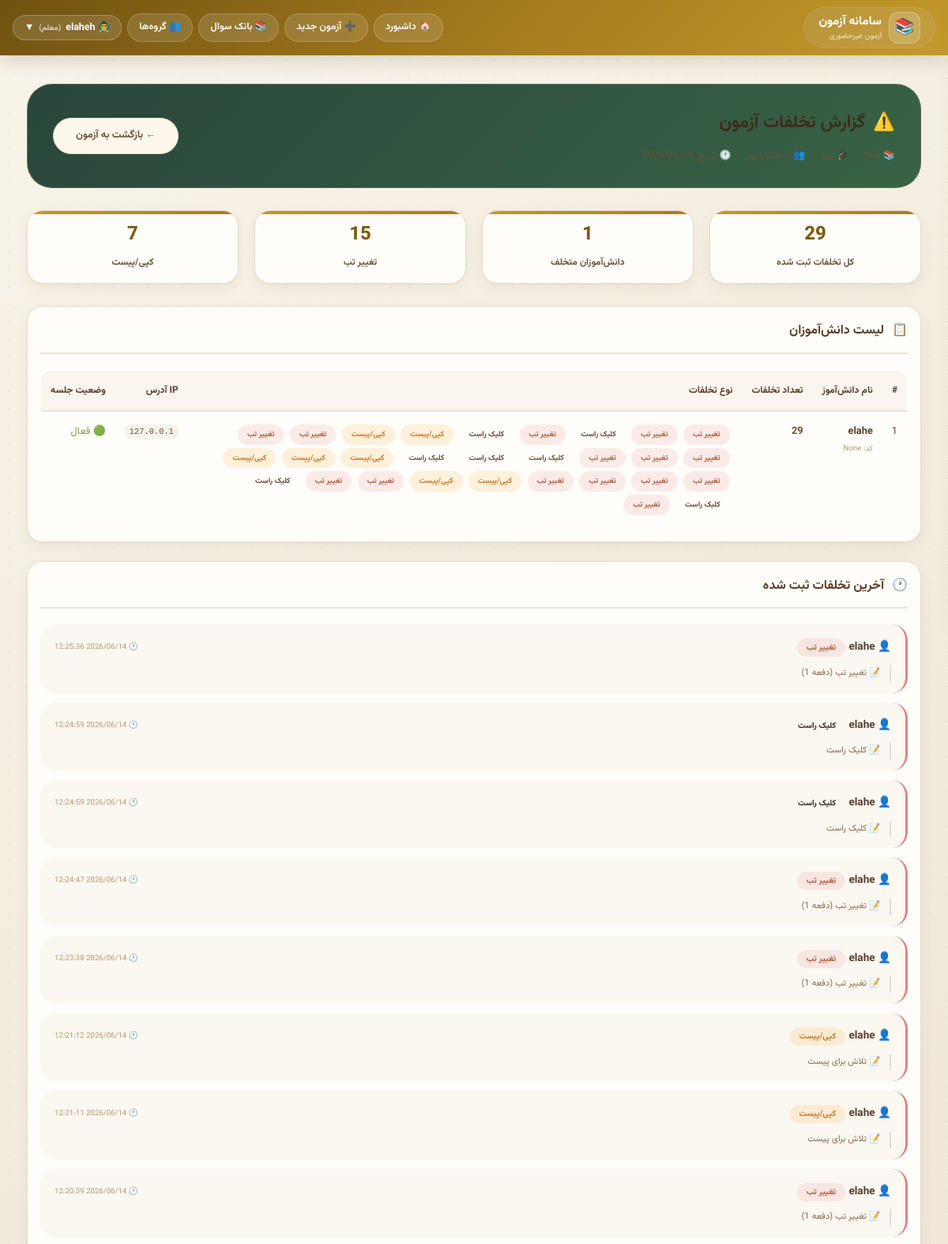
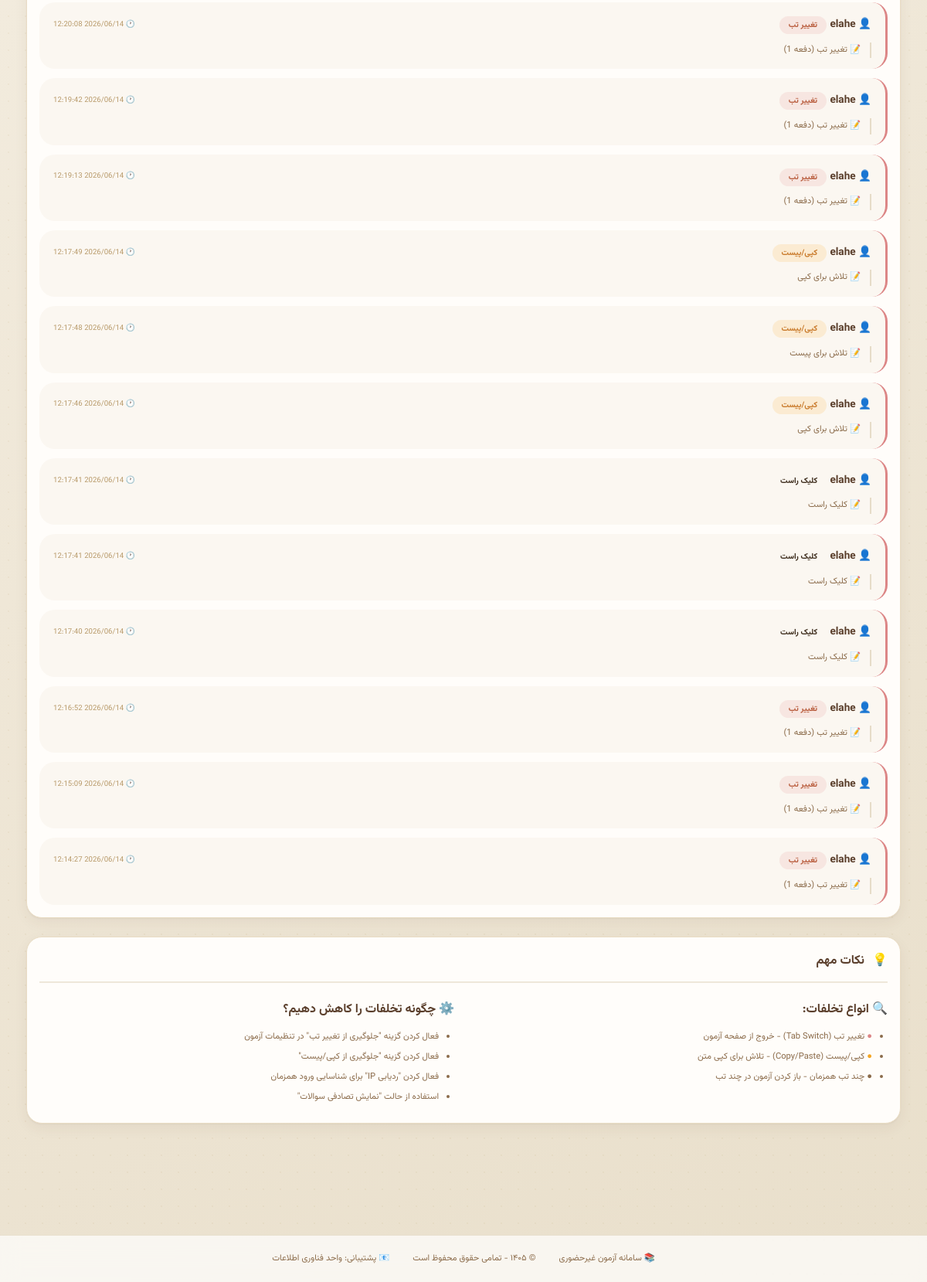
/teacher/exam/22/cheats-report/ (signed in), run on the app's committed database (2 pictures, top to bottom).
### accounts/models.py (models this page shows, shortened)
class User(AbstractUser):
    ROLE_CHOICES = [
        ('admin', 'ادمین'),
        ('teacher', 'معلم'),
        ('student', 'دانش‌آموز'),
    ]
    role = models.CharField(max_length=10, choices=ROLE_CHOICES, default='student')
    grade = models.ForeignKey(Grade, on_delete=models.SET_NULL, null=True, blank=True)
    student_code = models.CharField(max_length=10, unique=True, null=True, blank=True)
    phone = models.CharField(max_length=15, blank=True)

### exams/models.py (models this page shows, shortened)
class CheatAttempt(models.Model):
    CHEAT_TYPES = [
        ('tab_switch', 'تغییر تب'),
        ('copy_paste', 'کپی/پیست'),
        ('right_click', 'کلیک راست'),
        ('multiple_tabs', 'باز کردن چند تب'),
        ('different_ip', 'آی‌پی متفاوت'),
        ('inactivity', 'عدم فعالیت طولانی'),
        ('screenshot', 'اسکرین‌شات'),
        ('print_screen', 'چاپ صفحه'),
    ]
    session = models.ForeignKey(ExamSession, on_delete=models.CASCADE, related_name='cheats')
    cheat_type = models.CharField(max_length=50, choices=CHEAT_TYPES)
    detail = models.TextField(blank=True)
    created_at = models.DateTimeField(auto_now_add=True)

class ExamSession(models.Model):
    student = models.ForeignKey(settings.AUTH_USER_MODEL, on_delete=models.CASCADE, related_name='exam_sessions')
    exam = models.ForeignKey(Exam, on_delete=models.CASCADE, related_name='sessions')
    ip_address = models.GenericIPAddressField(null=True, blank=True)
    user_agent = models.TextField(blank=True)
    started_at = models.DateTimeField(auto_now_add=True)
    last_activity = models.DateTimeField(auto_now=True)
    is_active = models.BooleanField(default=True)
    class Meta:
        unique_together = ['student', 'exam']

### teacher_panel/views.py (the view)
# urls.py: path('exam/<int:exam_id>/cheats-report/', views.exam_cheats_report, name='exam_cheats_report'),
@login_required
def exam_cheats_report(request, exam_id):
    exam = get_object_or_404(Exam, id=exam_id, teacher=request.user)
    check_teacher_access(request.user, exam)
    sessions = ExamSession.objects.filter(exam=exam).select_related('student')
    cheats = CheatAttempt.objects.filter(session__exam=exam)
    sessions_data = []
    for session in sessions:
        student = session.student
        student_name = student.get_full_name() or student.username if student else 'نامشخص'
        student_code = student.student_code if student else '---'
        student_cheats = CheatAttempt.objects.filter(session=session)
        sessions_data.append({
            'student_name': student_name,
            'student_code': student_code,
            'cheat_count': student_cheats.count(),
            'cheats': student_cheats,
            'ip_address': session.ip_address or 'نامشخص',
            'is_active': session.is_active,
        })
    return render(request, 'teacher_panel/exam_cheats_report.html', {
        'exam': exam,
        'sessions_data': sessions_data,
        'recent_cheats': [
            {
                'student_name': c.session.student.get_full_name() or c.session.student.username if c.session and c.session.student else 'نامشخص',
                'cheat_type': c.cheat_type,
                'cheat_type_display': c.get_cheat_type_display(),
                'detail': c.detail or 'جزئیات ثبت نشده',
                'created_at': c.created_at,
            }
            for c in cheats.select_related('session__student').order_by('-created_at')[:20]
        ],
        'total_cheats': cheats.count(),
        'tab_switch_count': cheats.filter(cheat_type='tab_switch').count(),
        'copy_paste_count': cheats.filter(cheat_type='copy_paste').count(),
        'multiple_tabs_count': cheats.filter(cheat_type='multiple_tabs').count(),
        'total_students_with_cheat': len({c.session.student_id for c in cheats if c.session}),
        'total_students': sessions.count(),
    })

### exams/context_processors.py (called while the page is built)
def announcements(request):
    user = getattr(request, 'user', None)
    if user is None or not getattr(user, 'is_authenticated', False) or user.role != 'student':
        return {}
    qs = Announcement.objects.filter(Q(grade__isnull=True) | Q(grade_id=user.grade_id))
    return {'bell_announcements': list(qs[:8]), 'bell_count': qs.count()}

### teacher_panel/views.py (called while the page is built)
def check_teacher_access(user, exam=None):
    if user.role != 'teacher':
        raise PermissionDenied('شما دسترسی معلم ندارید')
    if exam and exam.teacher != user:
        raise PermissionDenied('شما به این آزمون دسترسی ندارید')
    return True

### templates/teacher_panel/exam_cheats_report.html (shortened to what this page needs)
{% extends 'base.html' %}
{% load static %}
{% block content %}
<div class="container">
    <div class="page-header">
        <div>
            <h1>
                <span>⚠️</span>
                گزارش تخلفات آزمون
            </h1>
            <div class="exam-meta">
                <span>📚 {{ exam.title }}</span>
                <span>🎓 {{ exam.grade.get_name_display }}</span>
                <span>👥 {{ total_students|default:0 }} دانش‌آموز</span>
                <span>🕐 تاریخ: {{ exam.start_time|date:"Y/m/d" }}</span>
            </div>
        </div>
        <a href="{% url 'edit_exam' exam.id %}" class="btn-back">← بازگشت به آزمون</a>
    </div>
    <div class="stats-grid">
        <div class="stat-card">
            <div class="stat-number">{{ total_cheats|default:0 }}</div>
            <div class="stat-label">کل تخلفات ثبت شده</div>
        </div>
        <div class="stat-card">
            <div class="stat-number">{{ total_students_with_cheat|default:0 }}</div>
            <div class="stat-label">دانش‌آموزان متخلف</div>
        </div>
        <div class="stat-card">
            <div class="stat-number">{{ tab_switch_count|default:0 }}</div>
            <div class="stat-label">تغییر تب</div>
        </div>
        <div class="stat-card">
            <div class="stat-number">{{ copy_paste_count|default:0 }}</div>
            <div class="stat-label">کپی/پیست</div>
        </div>
    </div>
    <div class="card">
        <div class="card-title">
            <span>📋</span> لیست دانش‌آموزان
        </div>
        {% if sessions_data %}
        <table class="students-table">
            <thead>
                <tr>
                    <th>#</th>
                    <th>نام دانش‌آموز</th>
                    <th>تعداد تخلفات</th>
                    <th>نوع تخلفات</th>
                    <th>IP آدرس</th>
                    <th>وضعیت جلسه</th>
                </tr>
            </thead>
            <tbody>
            {% for data in sessions_data %}
            <tr class="student-row">
                <td>{{ forloop.counter }}</td>
                <td>
                    <div class="student-name">{{ data.student_name }}</div>
                    <div style="font-size: 0.6rem; color: #b89a6a;">کد: {{ data.student_code }}</div>
                </td>
                <td class="cheat-count">{{ data.cheat_count }}</td>
                <td>
                    {% for cheat in data.cheats %}
                    <span class="badge-cheat badge-{{ cheat.cheat_type|default:'other' }}">
                        {{ cheat.get_cheat_type_display }}
                    </span>
                    {% empty %}
                    <span style="color: #b89a6a;">-</span>
                    {% endfor %}
                </td>
                <td><code style="font-size: 0.65rem; background: rgba(200,180,140,0.15); padding: 3px 6px; border-radius: 8px;">{{ data.ip_address }}</code></td>
                <td>
                    {% if data.is_active %}
                    <span style="color: #7a9c3e;">🟢 فعال</span>
                    {% else %}
                    <span style="color: #b89a6a;">⚪ غیرفعال</span>
                    {% endif %}
                </td>
            </tr>
            {% endfor %}
            </tbody>
        </table>
        {% else %}
        <div class="empty-state">
            <div style="font-size: 48px; margin-bottom: 12px;">✅</div>
            هیچ جلسه فعالی برای این آزمون ثبت نشده است.
        </div>
        {% endif %}
    </div>
    <div class="card">
        <div class="card-title">
            <span>🕐</span> آخرین تخلفات ثبت شده
        </div>
        {% if recent_cheats %}
        <div class="recent-cheats-list">
            {% for cheat in recent_cheats %}
            <div class="cheat-item">
                <div class="cheat-header">
                    <div>
                        <span class="cheat-student">👤 {{ cheat.student_name }}</span>
                        <span class="cheat-type badge-{{ cheat.cheat_type|default:'other' }}">
                            {{ cheat.cheat_type_display }}
                        </span>
                    </div>
                    <div class="cheat-date">🕐 {{ cheat.created_at|date:"Y/m/d H:i:s" }}</div>
                </div>
                {% if cheat.detail %}
                <div class="cheat-detail">
                    📝 {{ cheat.detail }}
                </div>
                {% endif %}
            </div>
            {% endfor %}
        </div>
        {% else %}
        <div class="empty-state">
            <div style="font-size: 48px; margin-bottom: 12px;">📭</div>
            هنوز تخلفی ثبت نشده است.
        </div>
        {% endif %}
    </div>
    <div class="card info-card">
        <div class="card-title" style="border-bottom-color: rgba(200, 180, 140, 0.3);">
            <span>💡</span> نکات مهم
        </div>
        <div style="display: flex; flex-wrap: wrap; gap: 24px;">
            <div style="flex: 1;">
                <div style="font-weight: 700; margin-bottom: 10px; color: #5a3e2b;">🔍 انواع تخلفات:</div>
                <ul>
                    <li><span style="color: #dc8686;">●</span> تغییر تب (Tab Switch) - خروج از صفحه آزمون</li>
                    <li><span style="color: #f5a623;">●</span> کپی/پیست (Copy/Paste) - تلاش برای کپی متن</li>
                    <li><span style="color: #8b6b4a;">●</span> چند تب همزمان - باز کردن آزمون در چند تب</li>
                </ul>
            </div>
            <div style="flex: 1;">
                <div style="font-weight: 700; margin-bottom: 10px; color: #5a3e2b;">⚙️ چگونه تخلفات را کاهش دهیم؟</div>
                <ul>
                    <li>فعال کردن گزینه "جلوگیری از تغییر تب" در تنظیمات آزمون</li>
                    <li>فعال کردن گزینه "جلوگیری از کپی/پیست"</li>
                    <li>فعال کردن "ردیابی IP" برای شناسایی ورود همزمان</li>
                    <li>استفاده از حالت "نمایش تصادفی سوالات"</li>
                </ul>
            </div>
        </div>
    </div>
</div>
{% endblock %}

### templates/base.html (shortened to what this page needs)
<!DOCTYPE html>
<html dir="rtl" lang="fa">
<head>
    {% load static %}
    <link rel="stylesheet" href="{% static 'css/site.css' %}?v=1">
</head>
<body>
<div class="navbar">
    <div class="nav-container">
        <div class="logo">
            <span class="logo-icon">📚</span>
            <div>
                <div class="logo-text">سامانه آزمون</div>
                <div class="logo-sub">آزمون غیرحضوری</div>
            </div>
        </div>
        <div class="nav-links">
            {% if user.is_authenticated %}
                {% if user.role == 'admin' %}
                    <a href="{% url 'admin_dashboard' %}" class="nav-link">🏠 داشبورد</a>
                    <a href="{% url 'manage_users' %}" class="nav-link">👥 مدیریت کاربران</a>
                    <a href="{% url 'manage_exams' %}" class="nav-link">📋 مدیریت آزمون‌ها</a>
                    <a href="{% url 'system_logs' %}" class="nav-link">📜 لاگ سیستم</a>
                {% elif user.role == 'teacher' %}
                    <a href="{% url 'teacher_dashboard' %}" class="nav-link">🏠 داشبورد</a>
                    <a href="{% url 'create_exam' %}" class="nav-link">➕ آزمون جدید</a>
                    <a href="{% url 'question_bank' %}" class="nav-link">📚 بانک سوال</a>
                    <a href="{% url 'groups' %}" class="nav-link">👥 گروه‌ها</a>
                {% endif %}
                <div class="dropdown" id="userDropdown">
                    <button class="dropdown-btn" id="dropdownBtn">
                        {% if user.role == 'admin' %}🛡️
                        {% elif user.role == 'teacher' %}👨‍🏫
                        {% else %}👤{% endif %}
                        {{ user.get_full_name|default:user.username }}
                        <span style="font-size: 10px; opacity: 0.7;">
                            ({% if user.role == 'admin' %}ادمین{% elif user.role == 'teacher' %}معلم{% else %}دانش‌آموز{% endif %})
                        </span>
                        ▼
                    </button>
                </div>
            {% else %}
                <a href="{% url 'login' %}" class="nav-link">🔐 ورود</a>
            {% endif %}
        </div>
    </div>
</div>
<div class="main-content">
    {% block content %}{% endblock %}
</div>
<div class="footer">
    <div class="footer-content">
        <span>📚 سامانه آزمون غیرحضوری</span>
        <span>© ۱۴۰۵ - تمامی حقوق محفوظ است</span>
        <span>📧 پشتیبانی: واحد فناوری اطلاعات</span>
    </div>
</div>
</body>
</html>

### templates/base.html (style rules this page uses)
* { margin: 0; padding: 0; box-sizing: border-box; }
body { font-family: 'Vazirmatn', 'Segoe UI', Tahoma, system-ui, sans-serif; background: linear-gradient(145deg, #f8f6f2 0%, #f0ece4 100%); min-height: 100vh; display: flex; flex-direction: column; }
.navbar { position: sticky; top: 0; z-index: 1000; background: rgba(255, 255, 255, 0.75); backdrop-filter: blur(16px); -webkit-backdrop-filter: blur(16px); border-bottom: 1px solid rgba(200, 180, 140, 0.4); box-shadow: 0 4px 20px rgba(0, 0, 0, 0.05); }
.nav-container { max-width: 1400px; margin: 0 auto; display: flex; justify-content: space-between; align-items: center; padding: 10px 24px; gap: 15px; }
.logo { display: flex; align-items: center; gap: 10px; background: rgba(200, 180, 140, 0.2); padding: 5px 18px; border-radius: 50px; border: 1px solid rgba(200, 180, 140, 0.3); transition: all 0.3s; }
.logo-icon { font-size: 26px; }
.logo-text { font-size: 17px; font-weight: 700; color: #5a3e2b; }
.logo-sub { font-size: 9px; color: #8b6b4a; }
.nav-links { display: flex; gap: 10px; align-items: center; flex-wrap: wrap; }
.nav-link { color: #5a3e2b; text-decoration: none; padding: 8px 18px; border-radius: 40px; transition: all 0.25s; font-size: 0.8rem; font-weight: 600; background: rgba(200, 180, 140, 0.12); border: 1px solid rgba(200, 180, 140, 0.2); }
.dropdown { position: relative; }
.dropdown-btn { background: rgba(200, 180, 140, 0.15); border: 1px solid rgba(200, 180, 140, 0.25); color: #5a3e2b; padding: 8px 18px; border-radius: 40px; cursor: pointer; font-size: 0.8rem; font-weight: 600; display: flex; align-items: center; gap: 8px; transition: all 0.25s; }
.main-content { flex: 1; max-width: 1400px; margin: 20px auto; padding: 0 20px; width: 100%; }
.footer { background: rgba(255, 255, 255, 0.7); backdrop-filter: blur(12px); border-top: 1px solid rgba(200, 180, 140, 0.35); padding: 20px; text-align: center; color: #8b6b4a; font-size: 0.7rem; margin-top: 40px; }
.footer-content { max-width: 1400px; margin: 0 auto; display: flex; justify-content: center; gap: 30px; flex-wrap: wrap; }

### data on the page
User: get_full_name "elaheh"
User: student_name "elahe", student_name "elahe" "elahe" "elahe" "elahe" "elahe" "elahe" "elahe" "elahe" "elahe" "elahe" "elahe" "elahe" "elahe" "elahe" "elahe" "elahe" "elahe" "elahe" "elahe" "elahe"
CheatAttempt: cheat_type "تغییر تب"
CheatAttempt: cheat_type "تغییر تب"
CheatAttempt: cheat_type "کلیک راست"
CheatAttempt: cheat_type "تغییر تب"
CheatAttempt: cheat_type "کلیک راست"
CheatAttempt: cheat_type "کپی/پیست"
CheatAttempt: cheat_type "کپی/پیست"
CheatAttempt: cheat_type "تغییر تب"
CheatAttempt: cheat_type "تغییر تب"
CheatAttempt: cheat_type "تغییر تب", created_at "2026/06/14 12:14:27", detail "تغییر تب (دفعه 1)"
CheatAttempt: cheat_type "تغییر تب", created_at "2026/06/14 12:15:09", detail "تغییر تب (دفعه 1)"
CheatAttempt: cheat_type "تغییر تب", created_at "2026/06/14 12:16:52", detail "تغییر تب (دفعه 1)"
CheatAttempt: cheat_type "کلیک راست", created_at "2026/06/14 12:17:40", detail "کلیک راست"
CheatAttempt: cheat_type "کلیک راست", created_at "2026/06/14 12:17:41", detail "کلیک راست"
CheatAttempt: cheat_type "کلیک راست", created_at "2026/06/14 12:17:41", detail "کلیک راست"
CheatAttempt: cheat_type "کپی/پیست", created_at "2026/06/14 12:17:46", detail "تلاش برای کپی"
CheatAttempt: cheat_type "کپی/پیست", created_at "2026/06/14 12:17:48", detail "تلاش برای پیست"
CheatAttempt: cheat_type "کپی/پیست", created_at "2026/06/14 12:17:49", detail "تلاش برای کپی"
CheatAttempt: cheat_type "تغییر تب", created_at "2026/06/14 12:19:13", detail "تغییر تب (دفعه 1)"
CheatAttempt: cheat_type "تغییر تب", created_at "2026/06/14 12:19:42", detail "تغییر تب (دفعه 1)"
CheatAttempt: cheat_type "تغییر تب", created_at "2026/06/14 12:20:08", detail "تغییر تب (دفعه 1)"
CheatAttempt: cheat_type "تغییر تب", created_at "2026/06/14 12:20:39", detail "تغییر تب (دفعه 1)"
CheatAttempt: cheat_type "کپی/پیست", created_at "2026/06/14 12:21:11", detail "تلاش برای پیست"
CheatAttempt: cheat_type "کپی/پیست", created_at "2026/06/14 12:21:12", detail "تلاش برای پیست"
CheatAttempt: cheat_type "تغییر تب", created_at "2026/06/14 12:23:38", detail "تغییر تب (دفعه 1)"
CheatAttempt: cheat_type "تغییر تب", created_at "2026/06/14 12:24:47", detail "تغییر تب (دفعه 1)"
CheatAttempt: cheat_type "کلیک راست", created_at "2026/06/14 12:24:59", detail "کلیک راست"
CheatAttempt: cheat_type "کلیک راست", created_at "2026/06/14 12:24:59", detail "کلیک راست"
CheatAttempt: cheat_type "تغییر تب", created_at "2026/06/14 12:25:36", detail "تغییر تب (دفعه 1)"
ExamSession: ip_address "127.0.0.1"

### other printed values
{{ total_cheats|default:0 }} "29"
{{ total_students_with_cheat|default:0 }} "1"
{{ tab_switch_count|default:0 }} "15"
{{ copy_paste_count|default:0 }} "7"
{{ data.student_code }} "None"
{{ data.cheat_count }} "29"
{{ cheat.cheat_type_display }} "تغییر تب" "کلیک راست" "کلیک راست" "تغییر تب" "تغییر تب" "کپی/پیست" "کپی/پیست" "تغییر تب" "تغییر تب" "تغییر تب" "تغییر تب" "کپی/پیست" "کپی/پیست" "کپی/پیست" "کلیک راست" "کلیک راست" "کلیک راست" "تغییر تب" "تغییر تب" "تغییر تب"
